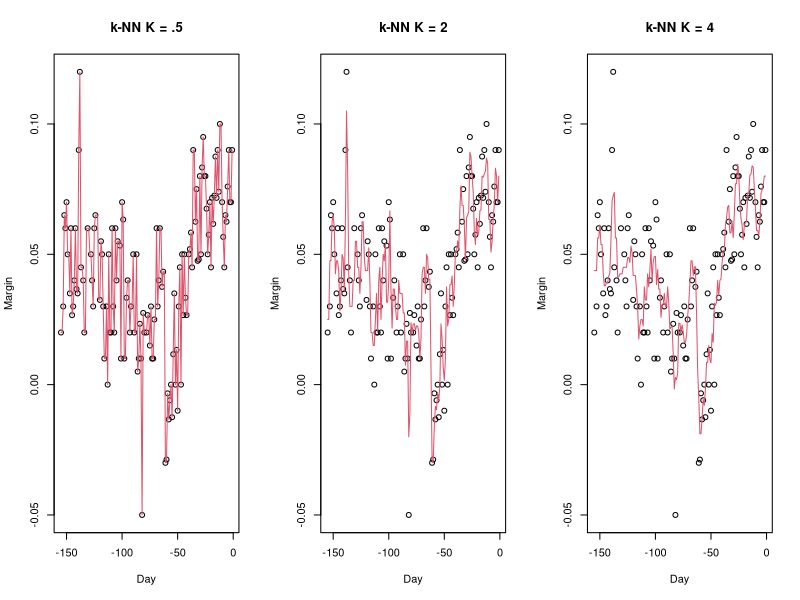
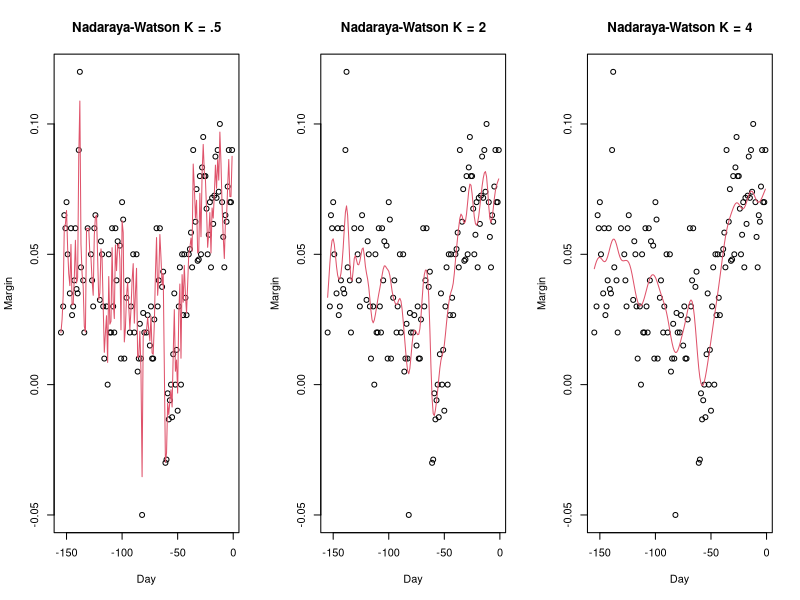
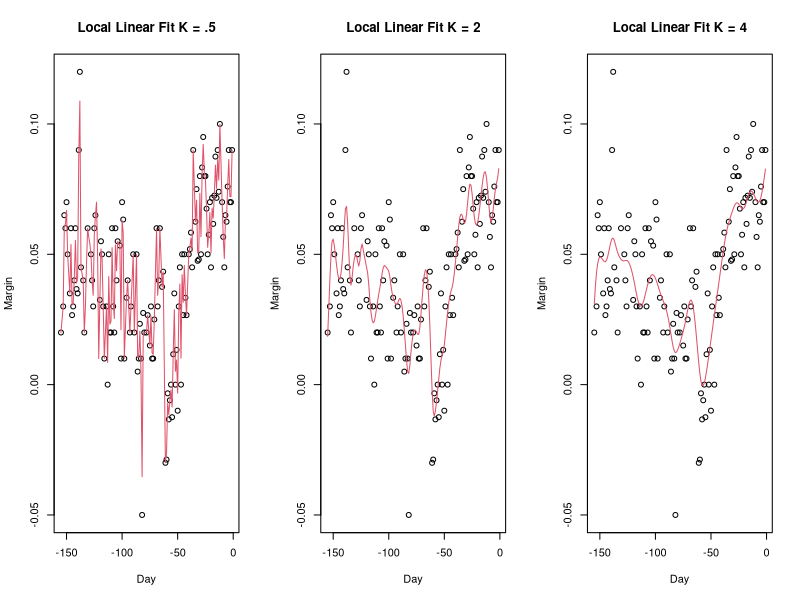

The R source for these figures, in order:
## ---- chunk 1
knitr::opts_chunk$set(echo = TRUE)
## ---- chunk 2

## Computing kernel weights:

exp <- exp(1)

fnc <- function(x, x0, a){
  exp(-((x - x0)^2) / (2*a^2))
}

fnc(4.9, 5, .5) ## 0.980200
fnc(3, 5, .5)   ## 0.000335

## ---- chunk 3

## WORKSPACE

## Local linear fit (error?)

LLR <- function(x, X, Y, h, K = dnorm) {
  d <- sapply(x, function(xi) {
  Kx <- K((X - xi) / h) / h  
  D <- cbind(1, X)  
  W <- diag(Kx)
  beta <- solve(t(D) %*% W %*% D) %*% t(D) %*% W %*% Y  
    return(c(1, xi) %*% beta)
  })
}

## ---- chunk 4

library(dslabs)
library(MASS)

data(polls_2008)

## k-NN 

kNN <- function(x, X, Y, h) {
  n <- length(X)
  Kx <- sapply(x, function(xi) {
  d <- abs(X - xi)
  ind <- order(d)[1:h]
  mean(Y[ind])
  })
}

par(mfrow = c(1, 3))

plot(polls_2008$day, polls_2008$margin, main = "k-NN K = .5", xlab = "Day", ylab = "Margin")
lines(seq(-155, -1, 1), kNN(x = seq(-155, -1, 1), X = polls_2008$day, Y = polls_2008$margin, h = .5), col = 2)

plot(polls_2008$day, polls_2008$margin, main = "k-NN K = 2", xlab = "Day", ylab = "Margin")
lines(seq(-155, -1, 1), kNN(x = seq(-155, -1, 1), X = polls_2008$day, Y = polls_2008$margin, h = 2), col = 2)

plot(polls_2008$day, polls_2008$margin, main = "k-NN K = 4", xlab = "Day", ylab = "Margin")
lines(seq(-155, -1, 1), kNN(x = seq(-155, -1, 1), X = polls_2008$day, Y = polls_2008$margin, h = 4), col = 2)

## Nadaraya-Watson

mNW <- function(x, X, Y, h, K = dnorm) {
  Kx <- sapply(X, function(Xi) K((x - Xi) / h) / h)
  W <- Kx / rowSums(Kx) 
  drop(W %*% Y)
}

par(mfrow = c(1, 3))

plot(polls_2008$day, polls_2008$margin, main = "Nadaraya-Watson K = .5", xlab = "Day", ylab = "Margin")
lines(seq(-155, -1, 1), mNW(x = seq(-155, -1, 1), X = polls_2008$day, Y = polls_2008$margin, h = .5), col = 2)

plot(polls_2008$day, polls_2008$margin, main = "Nadaraya-Watson K = 2", xlab = "Day", ylab = "Margin")
lines(seq(-155, -1, 1), mNW(x = seq(-155, -1, 1), X = polls_2008$day, Y = polls_2008$margin, h = 2), col = 2)

plot(polls_2008$day, polls_2008$margin, main = "Nadaraya-Watson K = 4", xlab = "Day", ylab = "Margin")
lines(seq(-155, -1, 1), mNW(x = seq(-155, -1, 1), X = polls_2008$day, Y = polls_2008$margin, h = 4), col = 2)

par(mfrow = c(1, 3))

plot(polls_2008$day, polls_2008$margin, main = "Local Linear Fit K = .5", xlab = "Day", ylab = "Margin")
lines(seq(-155, -1, 1), LLR(x = seq(-155, -1, 1), X = polls_2008$day, Y = polls_2008$margin, h = .5), col = 2)

plot(polls_2008$day, polls_2008$margin, main = "Local Linear Fit K = 2", xlab = "Day", ylab = "Margin")
lines(seq(-155, -1, 1), LLR(x = seq(-155, -1, 1), X = polls_2008$day, Y = polls_2008$margin, h = 2), col = 2)

plot(polls_2008$day, polls_2008$margin, main = "Local Linear Fit K = 4", xlab = "Day", ylab = "Margin")
lines(seq(-155, -1, 1), LLR(x = seq(-155, -1, 1), X = polls_2008$day, Y = polls_2008$margin, h = 4), col = 2)
